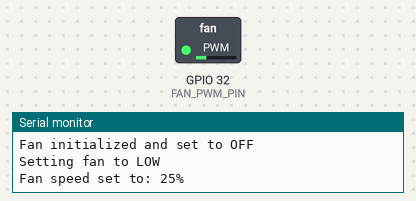
This program was run on a simulated ESP32. On the bench: switched loads named in the program (green lamp = pin HIGH), the last lines printed to the serial monitor.

Above: at 0.05 s.
At 9.95 s:
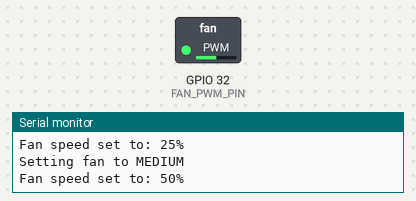
At 14.9 s:
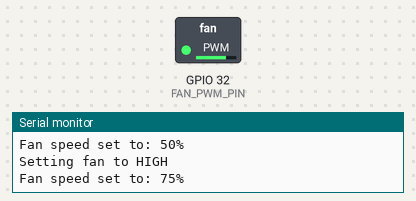
At 20.0 s:
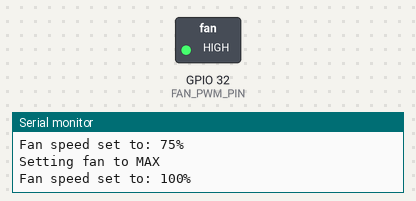
Timing chart, 0 to 39.0 s (numbered marks = the images above):
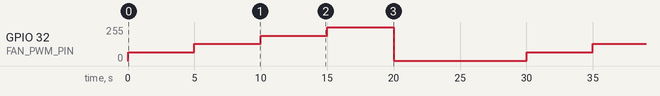

Measured:
- by itself, GPIO 32 (FAN_PWM_PIN): repeats every 30.0 s: 128/255 5.0 s, 191/255 5.0 s, 255/255 5.0 s, 1/255 10.0 s, 64/255 5.0 s

The program:

main.cpp
```cpp
/*
 * Purpose: test program for fan control in Speedy Sponge Dryer
 */

#include <Arduino.h>

// Pin definitions
#define FAN_PWM_PIN  32      // Fan PWM wire tied to this pin
#define FAN_PWM_CHAN 2       // PWM channel (motors use 0 & 1)

// Fan speed definitions
#define FAN_OFF    1         // 0% duty cycle
#define FAN_LOW    64        // 25% duty cycle
#define FAN_MEDIUM 128       // 50% duty cycle
#define FAN_HIGH   192       // 75% duty cycle
#define FAN_MAX    255       // 100% duty cycle

void setFanSpeed(uint8_t speed);


void setup() {
  Serial.begin(115200);
  Serial.println("Fan Hello World - Test Program");

  // Fan setup
  ledcSetup(FAN_PWM_CHAN, 25000, 8);         // Channel 2, 25kHz, 8-bit resolution
  ledcAttachPin(FAN_PWM_PIN, FAN_PWM_CHAN);  // Attach pin to channel

  // Initially turn fan off
  setFanSpeed(FAN_OFF);
  Serial.println("Fan initialized and set to OFF");
}

void loop() {
  // Test sequence: cycle through different fan speeds
  Serial.println("Setting fan to LOW");
  setFanSpeed(FAN_LOW);
  delay(5000);  // Run for 5 seconds

  Serial.println("Setting fan to MEDIUM");
  setFanSpeed(FAN_MEDIUM);
  delay(5000);  // Run for 5 seconds

  Serial.println("Setting fan to HIGH");
  setFanSpeed(FAN_HIGH);
  delay(5000);  // Run for 5 seconds

  Serial.println("Setting fan to MAX");
  setFanSpeed(FAN_MAX);
  delay(5000);  // Run for 5 seconds

  Serial.println("Setting fan to OFF");
  setFanSpeed(FAN_OFF);
  delay(10000);  // Pause for 10 seconds before repeating
}

// Function to set fan speed (0-255)
void setFanSpeed(uint8_t speed) {
  ledcWrite(FAN_PWM_CHAN, speed);
  Serial.print("Fan speed set to: ");
  Serial.print((speed * 100) / 255);
  Serial.println("%");
}
```
